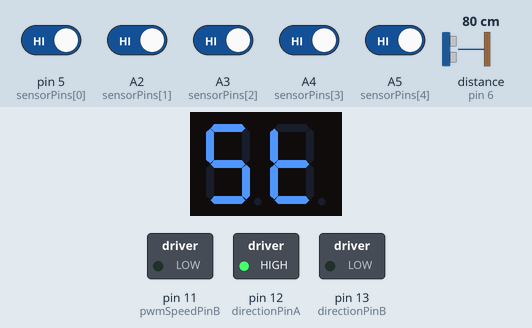
This sketch was run on a simulated Arduino Uno, built with avr-gcc and run on an emulated ATmega328P. On the bench: 2-digit seven-segment display, switched loads named in the sketch (green lamp = pin HIGH). Wiring (inferred from the names in the program): 2-digit 7-segment display, segments lit when HIGH: segments A0, A1, pin 10, pin 9, pin 8, pin 1, pin 0, pin 3; digit selects pin 2, pin 4. Dashed ring = blinking. The test bench sets the inputs (shaded band); at power-on: A2 (sensorPins[1]), A3 (sensorPins[2]), A4 (sensorPins[3]), A5 (sensorPins[4]), pin 5 (sensorPins[0]) HIGH, distance to the obstacle (sensor on pin 6) 80 cm. The echo pulse lasts 58.3 µs per cm; the segment pins are drawn as the display they are named for; pins used as bus, display or sensor lines are not drawn.

Above: at 12.2 s.
12.3 s: pin 5 (sensorPins[0]) driven LOW
At 15.2 s:
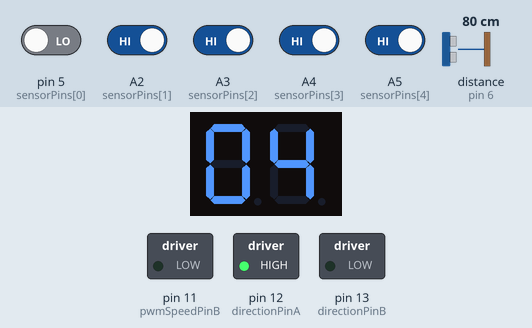
15.3 s: distance to the obstacle (sensor on pin 6) set to 2 cm
At 16.3 s:
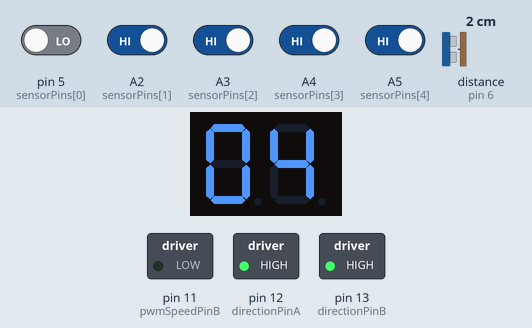
18.3 s: distance to the obstacle (sensor on pin 6) set to 6 cm
At 19.7 s:
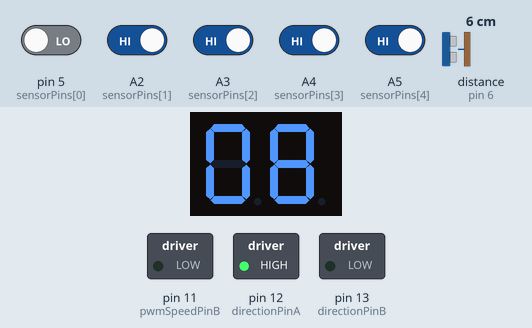
19.8 s: A2 (sensorPins[1]) driven LOW
At 20.9 s:
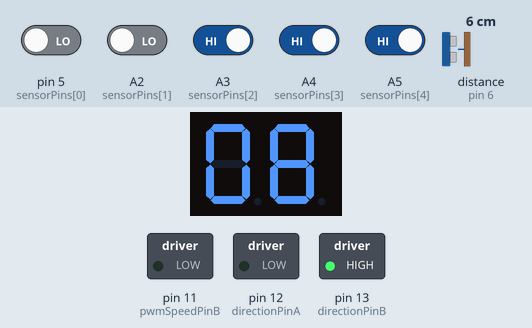
22.8 s: A2 (sensorPins[1]) driven HIGH
At 23.65 s:
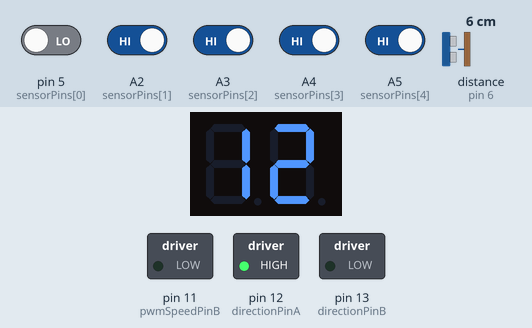
25.3 s: distance to the obstacle (sensor on pin 6) set to 4 cm
Timing chart, 0 to 28.3 s (numbered marks = the images above; inputs shaded):
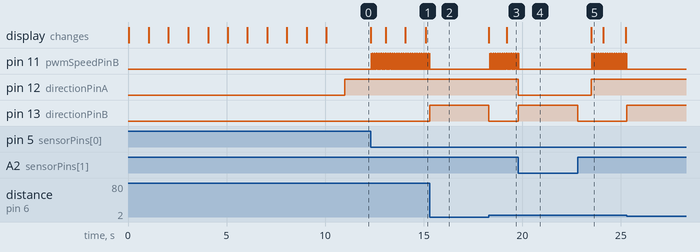

Measured:
- the behaviour switches between 4 and 5 cm on distance to the obstacle (sensor on pin 6) (found by bisection; images 2 and 3)
- after the input at 12.3 s, pin 11 (pwmSpeedPinB): alternates HIGH for 0.01 s and LOW for 0.02 s, starting at once; the display: first changes at once (image 1 shows a later state)
- after the input at 15.3 s, pin 11 (pwmSpeedPinB): goes on until 15.3 s, then stays LOW; pin 13 (directionPinB): LOW → HIGH at once
- after the input at 18.3 s, pin 11 (pwmSpeedPinB): alternates HIGH for 0.01 s and LOW for 0.02 s, starting at once; pin 13 (directionPinB): HIGH → LOW at once; the display: first changes at once (image 3 shows a later state)
- after the input at 19.8 s, pin 11 (pwmSpeedPinB): goes on until 19.8 s, then stays LOW; pin 12 (directionPinA): HIGH → LOW at once; pin 13 (directionPinB): LOW → HIGH at once
- after the input at 22.8 s, pin 11 (pwmSpeedPinB): alternates HIGH for 0.01 s and LOW for 0.02 s, starting after 0.73 s; pin 12 (directionPinA): LOW → HIGH after 0.70 s; pin 13 (directionPinB): HIGH → LOW at once; the display: changes after 0.70 s (image 5)
- after the input at 25.3 s, pin 11 (pwmSpeedPinB): goes on until 25.3 s, then stays LOW; pin 13 (directionPinB): LOW → HIGH at once

The sketch:

lijnrobot.ino
```cpp
#include <NewPing.h>
//---Variable definitions---
//Linesensor
bool sensorValues[] = {false, false, false, false, false};
const int sensorPins[] = {5, A2, A3, A4, A5};

const bool straightPath[] = {false, false, true, false, false};
const bool leftTurn[] = {true, true, true, false, false};
const bool rightTurn[] = {false, false, true, true, true};
const bool crossing[] = {true, true, true, true, true};
const bool white[] = {false, false, false, false, false};


//Motors
int pwmSpeedA = 50; //75 appears to be minimum? Kinda need it to be slower though (46 causes steering bugs?)
int pwmSpeedB = 50; //Dev value: 50
const float pwmCorrectionMod = 1.10; // niet meer nodig denk ik
//A - RIGHT
const int directionPinA = 12;
const int pwmSpeedPinA = 3;
//B - LEFT
const int directionPinB = 13;
const int pwmSpeedPinB = 11;
//A+B
const int mainDrivePwmTurnSpeed = 65; //60
const int subDrivePwmTurnSpeed = 20; //20
bool directionState;

//Navigation algorithm
bool solving = true;
enum robotStatus {idle, forward, leftDetected, rightDetected, stopped, offRoad, whiteDetected, obstacleDetected, intersection, turnDetected};
robotStatus currentStatus = idle;
const bool followLeft = true;
bool turning = false;
bool reversing = false;
//long modeLockout;
int miep = 0; //nonsensical name because the original name was 'i' which may have caused issues
long start = 0;
long timer = 0;
long timer2 = 0;
bool pulseAllowed = true;
bool lastPulse[] = {false, false, false, false, false};

// segmenten display
#define U1 2
#define U2 4
#define g 0
#define f 1
#define e 8
#define d 9
#define c 10
#define b A1
#define a A0
bool segment = true;
bool finish = true;
long startTimer = 0;
bool FI = true;
bool eindTijdKnipperen = true;
bool tijdSwitchen = false;

// ultrasonic sensor
#define echoPin 6
#define trigPin 7
long distance = 11;

bool timingAllowed = true;

NewPing sonar(trigPin, echoPin, 5);

//---Runtime logic---
void setup()
{
    // TCCR2B = TCCR2B & B11111000 | B00000110; // for PWM frequency of 122.55 Hz
    TCCR2B = TCCR2B & B11111000 | B00000111;  // for PWM frequency of 30.64 Hz

    // Serial.begin(115200);
    pinMode(echoPin, INPUT);
    pinMode(trigPin, OUTPUT);

    //define motor pins
    pinMode(directionPinA, OUTPUT);
    pinMode(pwmSpeedPinA, OUTPUT);

    pinMode(directionPinB, OUTPUT);
    pinMode(pwmSpeedPinB, OUTPUT);

    // segmenten display
    pinMode(U1, OUTPUT);
    pinMode(U2, OUTPUT);
    pinMode(g, OUTPUT);
    pinMode(f, OUTPUT);
    pinMode(e, OUTPUT);
    pinMode(d, OUTPUT);
    pinMode(c, OUTPUT);
    pinMode(b, OUTPUT);
    pinMode(a, OUTPUT);

    begin();

    solving = true;

}
void loop() {
    if(solving){
        readSensors();
        solve();
    }
}

void pulseLineSensor()
{
    if(pulseAllowed)
    {
        for (int i = 0; i < 5; i++)
        {
        lastPulse[i] = !digitalRead(sensorPins[i]);
        }
        pulseAllowed = false;
    }
}

void solve(){
    switch(currentStatus){
        case obstacleDetected:
            turnAround();
            timer = millis();
            while(millis() - timer < 1100){
                readSensors();
            }
            while(!(currentStatus == forward || currentStatus == offRoad)){
                readSensors();
            }
            break;
        case whiteDetected:
            driveBackward();
            while(equal(sensorValues, white)){ // search for the line
                readSensors();
            }
            readSensors();
            if(currentStatus == forward){ // line found and turn around
                turnAround();
                timer = millis();
                while(millis() - timer < 1200){
                    readSensors();
                }
                while(!(currentStatus == forward || currentStatus == offRoad)){ // risky :3, might get stuck on driving backwards. Drive back for 3sec, then read sensors, if white >> go forward until line?
                    readSensors();
                }
            }
            stopMotors();
            break;
        case forward:
            driveForward();
            break;
        case offRoad:
            if(sensorValues[0] || sensorValues[1] && !sensorValues[2]){
                offRoadRight();
            } else if (sensorValues[3] || sensorValues[4] && !sensorValues[2]){
                offRoadLeft();
            }
            break;
        case turnDetected:
            bool kruising = false;
            bool path = false;
            driveForward();
            while(!(equal(sensorValues, straightPath) || currentStatus == offRoad || currentStatus == whiteDetected)){// go forward till we find a path, nothing or a crossing
                readSensors();
                if(equal(sensorValues, crossing)){
                    stopMotors();
                    kruising = true;
                    break;
                }
            }
            if(kruising){ // if we found a crossing, we need to check for a finish
                driveForward();
                timer = millis();
                while(millis() - timer < 500){
                    readSensors();
                }
                stopMotors();
                readSensors();
                if(equal(sensorValues, crossing)){
                    solving = false;
                    nummer(-1);
                    einde();
                } else { // else we turn left because we are hugging to the left wall
                    driveBackward();
                    timer = millis();
                    while(millis() - timer < 500){
                        readSensors();
                    }
                    turnLeft();
                    timer = millis();
                    while(millis() - timer < 750){
                        readSensors();
                    }
                    while(!(equal(sensorValues, straightPath) || currentStatus == offRoad)){
                        readSensors();
                    }
                }
            } else { // if we didn't find a crossing, we need to check if we can go left, if not go forward and if thats not possible go right
                driveBackward();
                while(!(sensorValues[0] || sensorValues[4])){ // risky, might get stuck on driving backwards
                    readSensors();
                }
                if(sensorValues[4]){
                    driveForward();
                    timer = millis();
                    while(millis() - timer < 500){
                        readSensors();
                    }
                    if(equal(sensorValues, straightPath) || currentStatus == offRoad){
                        path = true;
                    } else {
                        path = false;
                    }
                    driveBackward();
                    while(!sensorValues[2]){
                        readSensors();
                    }
                    stopMotors();
                    if(path){
                        driveForward();
                        while(!(equal(sensorValues, straightPath) || currentStatus == offRoad)){
                            readSensors();
                        }
                    } else {
                        turnRight();
                        timer = millis();
                        while(millis() - timer < 700){
                            readSensors();
                        }
                        while(!(equal(sensorValues, straightPath) || currentStatus == offRoad)){
                            readSensors();
                        }
                    }
                } else { // turn left
                    turnLeft();
                    if(timingAllowed)
                    {
                        timer = millis();
                        timingAllowed = false;
                    }
                    while(millis() - timer < 700){ //delay
                        readSensors();
                    }
                    while(!(equal(sensorValues, straightPath) || currentStatus == offRoad)){// turn while there is no straight path or offroad
                        readSensors();
                    }
                    timingAllowed = true;
                    stopMotors();
                }
            }
            break;
        default:
            stopMotors();
            break;
    }

}
//---Function definitions---
void readSensors(){
    for (int i = 0; i < 5; i++){
        sensorValues[i] = !digitalRead(sensorPins[i]);
    }

    tijd();
    distance = sonar.ping_cm();

    if(distance > 0 && distance < 5){
        currentStatus = obstacleDetected;
    } else if(equal(sensorValues, straightPath)){ //else
        currentStatus = forward;
    } else if(equal(sensorValues, white)){
        currentStatus = whiteDetected;
    } else if((sensorValues[0] && sensorValues[1]) || ((sensorValues[3] && sensorValues[4]))){
        currentStatus = turnDetected;
    } else {
        currentStatus = offRoad;
    }


}
bool equal(bool x[], bool y[]){
    for(int i = 0; i < 5; i++)
    {
        if(x[i] != y[i])
        {
            return false;
        }
    }
    return true;
}

// --Drive functions--
void offRoadRight(){
    digitalWrite(directionPinA, HIGH);
    digitalWrite(directionPinB, LOW);
    analogWrite(pwmSpeedPinA, pwmSpeedA - 25);
    analogWrite(pwmSpeedPinB, pwmSpeedB + 15);
}
void offRoadLeft(){
    digitalWrite(directionPinA, HIGH);
    digitalWrite(directionPinB, LOW);
    analogWrite(pwmSpeedPinA, pwmSpeedA + 15);
    analogWrite(pwmSpeedPinB, pwmSpeedB - 25);
}
void turnRight(){
    digitalWrite(directionPinA, HIGH);
    digitalWrite(directionPinB, HIGH);
    analogWrite(pwmSpeedPinA, subDrivePwmTurnSpeed); //20
    analogWrite(pwmSpeedPinB, mainDrivePwmTurnSpeed); //60
}
void turnLeft(){
    digitalWrite(directionPinA, LOW);
    digitalWrite(directionPinB, LOW);
    analogWrite(pwmSpeedPinA, mainDrivePwmTurnSpeed); //60
    analogWrite(pwmSpeedPinB, 20); //20

}
void turnAround(){
    digitalWrite(directionPinA, HIGH);
    digitalWrite(directionPinB, HIGH);
    analogWrite(pwmSpeedPinA, pwmSpeedA);
    analogWrite(pwmSpeedPinB, pwmSpeedB);
}

void stopMotors(){
    analogWrite(pwmSpeedPinA, 0);
    analogWrite(pwmSpeedPinB, 0);
}

void driveForward(){
    digitalWrite(directionPinA, LOW);
    digitalWrite(directionPinB, HIGH);
    analogWrite(pwmSpeedPinA, pwmSpeedA);
    analogWrite(pwmSpeedPinB, pwmSpeedB - 10);
}

void driveBackward(){
    digitalWrite(directionPinA, HIGH);
    digitalWrite(directionPinB, LOW);
    analogWrite(pwmSpeedPinA, pwmSpeedA - 10);
    analogWrite(pwmSpeedPinB, pwmSpeedB - 10);
}

void tijd(){
    if(millis() - timer2 > 5){
        nummer(-1);
        tijdSwitchen = !tijdSwitchen;
        digitalWrite(U1, !tijdSwitchen);
        digitalWrite(U2, tijdSwitchen);
        timer2 = millis();
    }
    miep = (millis() - startTimer) / 1000;
    if(miep >= 100){
            startTimer = millis();
    }
    if(tijdSwitchen){
        nummer(miep / 10);
    } else {
        nummer(miep % 10);
    }
}
void begin(){
    bool u1 = true;
    digitalWrite(U1, LOW);
    digitalWrite(U2, LOW);
    start = millis();
    while(millis() - start < 1000){
        if(u1){
            digitalWrite(U2, HIGH);
            nummer(1);
            delay(5);
            nummer(-1);
            digitalWrite(U2, LOW);
            u1 = false;
        } else {
            digitalWrite(U1, HIGH);
            nummer(0);
            delay(5);
            nummer(-1);
            digitalWrite(U1, LOW);
            u1 = true;
        }
    }
        digitalWrite(U1, HIGH);
        for(int i = 9; i > 0; i--){
            nummer(i);
            delay(1000);
            nummer(-1);
        }


    start = millis();
    while(millis() - start < 1000){
        if(u1){
            digitalWrite(U2, LOW);
            nummer(-2);
            delay(5);
            nummer(-1);
            digitalWrite(U2, HIGH);
            u1 = false;
        } else {
            digitalWrite(U1, LOW);
            nummer(5);
            delay(5);
            nummer(-1);
            digitalWrite(U1, HIGH);
            u1 = true;
        }
    }
    solving = true;
    startTimer = millis();
}
void einde() {
    stopMotors();
    if (finish) { // als hij bij het einde is
        miep = (millis() - startTimer) / 1000;
        for(int x = 0; x <= 3; x++){
            timer = millis();
            while(millis() - timer < 1000){
                if (segment) { // laat 10 tallen zien
                    digitalWrite(U1, LOW);
                    digitalWrite(U2, HIGH);
                    nummer(miep / 10);
                    delay(5);
                    nummer(-1);
                    segment = !segment;
                } else { // laat 123456789 zien
                    digitalWrite(U2, LOW);
                    digitalWrite(U1, HIGH);
                    nummer(miep % 10);
                    delay(5);
                    nummer(-1);
                    segment = !segment;
                }
                digitalWrite(U1, LOW);
                digitalWrite(U2, LOW);
            }
            nummer(-1);
            delay(1000);
        }

        while (true) { // laat FI zien
            if(FI){ // F
                digitalWrite(U1, LOW);
                nummer(-3);
                delay(5);
                nummer(-1);
                digitalWrite(U1, HIGH);
                FI = false;
            } else { // I
                digitalWrite(U2, LOW);
                nummer(1);
                delay(5);
                nummer(-1);
                digitalWrite(U2, HIGH);
                FI = true;

            }
        }
    }
}
void nummer(int num){
    if(num == 1){
        digitalWrite(b, HIGH);
        digitalWrite(c, HIGH);
    } else if(num == 2){
        digitalWrite(a, HIGH);
        digitalWrite(b, HIGH);
        digitalWrite(g, HIGH);
        digitalWrite(e, HIGH);
        digitalWrite(d, HIGH);
    } else if(num == 3){
        digitalWrite(a, HIGH);
        digitalWrite(b, HIGH);
        digitalWrite(g, HIGH);
        digitalWrite(c, HIGH);
        digitalWrite(d, HIGH);
    } else if(num == 4){
        digitalWrite(f, HIGH);
        digitalWrite(g, HIGH);
        digitalWrite(b, HIGH);
        digitalWrite(c, HIGH);
    } else if(num == 5){
        digitalWrite(a, HIGH);
        digitalWrite(f, HIGH);
        digitalWrite(g, HIGH);
        digitalWrite(c, HIGH);
        digitalWrite(d, HIGH);
    } else if(num == 6){
        digitalWrite(a, HIGH);
        digitalWrite(f, HIGH);
        digitalWrite(g, HIGH);
        digitalWrite(c, HIGH);
        digitalWrite(d, HIGH);
        digitalWrite(e, HIGH);
    } else if(num == 7){
        digitalWrite(a, HIGH);
        digitalWrite(b, HIGH);
        digitalWrite(c, HIGH);
    } else if(num == 8){
        digitalWrite(a, HIGH);
        digitalWrite(b, HIGH);
        digitalWrite(c, HIGH);
        digitalWrite(d, HIGH);
        digitalWrite(e, HIGH);
        digitalWrite(f, HIGH);
        digitalWrite(g, HIGH);
    } else if(num == 9){
        digitalWrite(a, HIGH);
        digitalWrite(f, HIGH);
        digitalWrite(g, HIGH);
        digitalWrite(b, HIGH);
        digitalWrite(c, HIGH);
        digitalWrite(d, HIGH);
    } else if(num == 0){
        digitalWrite(a, HIGH);
        digitalWrite(b, HIGH);
        digitalWrite(c, HIGH);
        digitalWrite(d, HIGH);
        digitalWrite(e, HIGH);
        digitalWrite(f, HIGH);
    } else if (num == -1){ // ledjes uit
        digitalWrite(g, LOW);
        digitalWrite(f, LOW);
        digitalWrite(e, LOW);
        digitalWrite(d, LOW);
        digitalWrite(c, LOW);
        digitalWrite(b, LOW);
        digitalWrite(a, LOW);
    } else if (num == -2){ // letter T
        digitalWrite(f, HIGH);
        digitalWrite(e, HIGH);
        digitalWrite(d, HIGH);
        digitalWrite(g, HIGH);
    } else if (num == -3) { // letter F
        digitalWrite(f, HIGH);
        digitalWrite(a, HIGH);
        digitalWrite(g, HIGH);
        digitalWrite(e, HIGH);
    }
}
```
